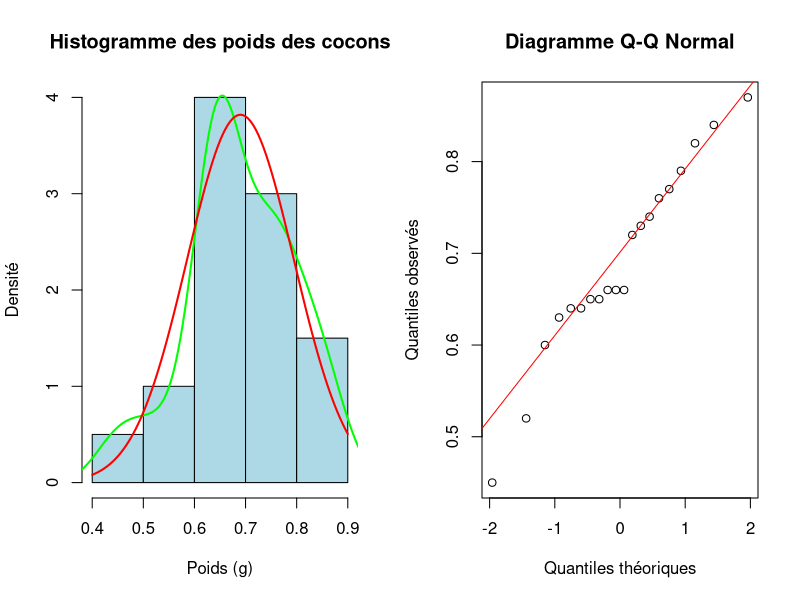
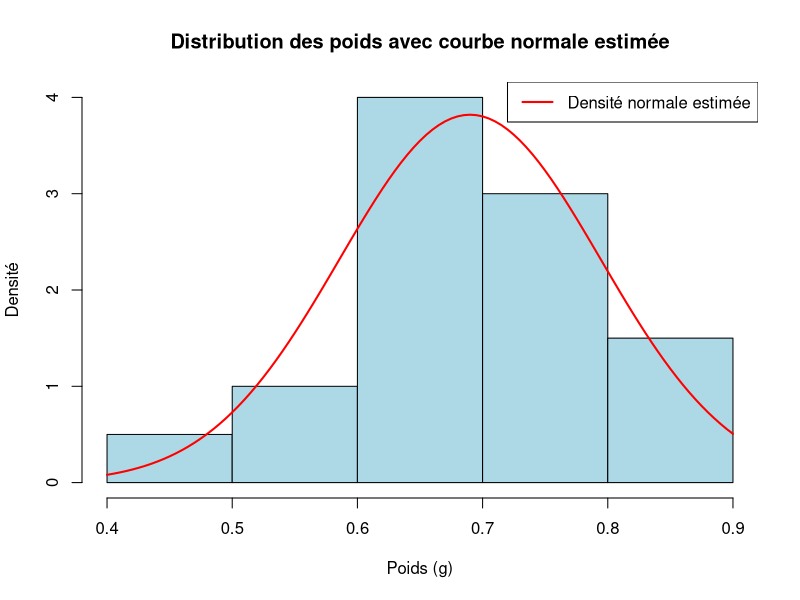

These charts were generated, in order, by the following R code:
# https://github.com/BreizhHardware/TD-R/tree/main/TP_estimateurs

# Création du vecteur de données
poids <- c(0.64, 0.65, 0.73, 0.60, 0.65, 0.77, 0.82, 0.64, 0.66, 0.72,
           0.87, 0.84, 0.66, 0.76, 0.63, 0.52, 0.66, 0.45, 0.74, 0.79)

# Configuration de la mise en page 1x2
par(mfrow=c(1,2))


# 1. Représenter graphiquement les données pour un le modèle gaussien semble-t-il pertinent ?

# Calcul du nombre de classes pour l'histogramme
n <- length(poids)
k <- sqrt(n)

# Création de l'histogramme avec courbe de densité
hist(poids,
     probability = TRUE,
     main = "Histogramme des poids des cocons",
     xlab = "Poids (g)",
     ylab = "Densité",
     col = "lightblue",
     breaks = k)

lines(density(poids), col="green", lwd=2)

# Ajout de la courbe de densité normale
curve(dnorm(x, mean=mean(poids), sd=sd(poids)),
      add=TRUE,
      col="red",
      lwd=2)

# Création du diagramme Q-Q
qqnorm(poids,
       main = "Diagramme Q-Q Normal",
       xlab = "Quantiles théoriques",
       ylab = "Quantiles observés")
qqline(poids, col="red")

# Réinitialisation de la mise en page
par(mfrow=c(1,1))

# Affichage des statistiques descriptives
summary(poids)

# 2. Calculer une esƟmaƟon sans biais de la moyenne  et de la variance 2
#  du modèle gaussien en foncƟon de ces données. Superposer la courbe obtenue et conclure.

# Calcul des estimateurs
moyenne <- 1/n * sum(poids)
variance <- var(poids)
ecart_type <- sqrt(variance)

# Affichage des résultats
cat("Estimation de la moyenne (μ̂):", round(moyenne, 4), "g\n")
cat("Estimation de la variance (σ̂²):", round(variance, 6), "g²\n")
cat("Estimation de l'écart-type (σ̂):", round(ecart_type, 4), "g\n")

# Création du graphique avec la courbe de densité estimée
hist(poids,
     probability = TRUE,
     main = "Distribution des poids avec courbe normale estimée",
     xlab = "Poids (g)",
     ylab = "Densité",
     col = "lightblue",
     breaks = "FD")

# Superposition de la courbe de densité normale avec les paramètres estimés
curve(dnorm(x, mean = moyenne, sd = ecart_type),
      col = "red",
      lwd = 2,
      add = TRUE)

# Ajout d'une légende
legend("topright",
       legend = c("Densité normale estimée"),
       col = "red",
       lwd = 2)

# Données les intervalles de confiance à 95% et 90% pour la moyenne et la variance

# Calcul des intervalles de confiance à 95%
alpha <- 0.05
z <- qnorm(1 - alpha / 2)

# Intervalle de confiance pour la moyenne
borne_inf_moyenne <- moyenne - z * ecart_type / sqrt(n)
borne_sup_moyenne <- moyenne + z * ecart_type / sqrt(n)

# Intervalle de confiance pour la variance
borne_inf_variance <- (n - 1) * variance / qchisq(1 - alpha / 2, df = n - 1)
borne_sup_variance <- (n - 1) * variance / qchisq(alpha / 2, df = n - 1)

# Affichage des intervalles de confiance
cat("\nIntervalle de confiance à 95% pour la moyenne (μ): [",
    round(borne_inf_moyenne, 4), ",",
    round(borne_sup_moyenne, 4), "] g\n")

cat("Intervalle de confiance à 95% pour la variance (σ²): [",
    round(borne_inf_variance, 6), ",",
    round(borne_sup_variance, 6), "] g²\n")

# Calcul des intervalles de confiance à 90%
alpha <- 0.10
z <- qnorm(1 - alpha / 2)

# Intervalle de confiance pour la moyenne
borne_inf_moyenne <- moyenne - z * ecart_type / sqrt(n)
borne_sup_moyenne <- moyenne + z * ecart_type / sqrt(n)

# Intervalle de confiance pour la variance
borne_inf_variance <- (n - 1) * variance / qchisq(1 - alpha / 2, df = n - 1)
borne_sup_variance <- (n - 1) * variance / qchisq(alpha / 2, df = n - 1)

# Affichage des intervalles de confiance
cat("\nIntervalle de confiance à 90% pour la moyenne (μ): [",
    round(borne_inf_moyenne, 4), ",",
    round(borne_sup_moyenne, 4), "] g\n")

cat("Intervalle de confiance à 90% pour la variance (σ²): [",
    round(borne_inf_variance, 6), ",",
    round(borne_sup_variance, 6), "] g²\n")
